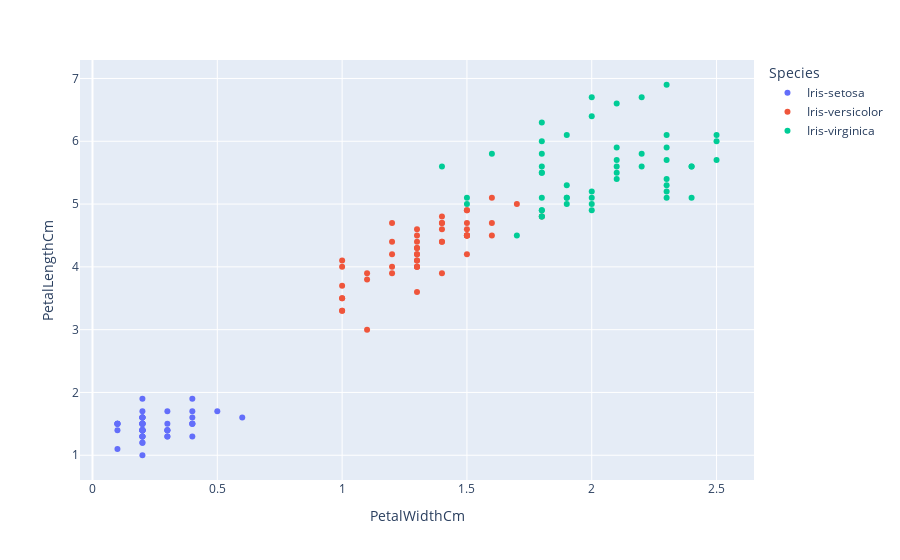

Notebook code for this chart:
### Code cell
#scatter plot according to petal length and width
fig = px.scatter(data, x="PetalWidthCm", y="PetalLengthCm", color="Species")
fig.show()

### Figure 1 — Plotly figure (JSON) as saved in the notebook; plotly's stock layout.template omitted (floating-point values rounded to 4 significant figures)
{"data": [{"hovertemplate": "Species=Iris-setosa<br>PetalWidthCm=%{x}<br>PetalLengthCm=%{y}<extra></extra>", "legendgroup": "Iris-setosa", "marker": {"color": "#636efa", "symbol": "circle"}, "mode": "markers", "name": "Iris-setosa", "orientation": "v", "showlegend": true, "type": "scatter", "x": [0.2, 0.2, 0.2, 0.2, 0.2, 0.4, 0.3, 0.2, 0.2, 0.1, 0.2, 0.2, 0.1, 0.1, 0.2, 0.4, 0.4, 0.3, 0.3, 0.3, 0.2, 0.4, 0.2, 0.5, 0.2, 0.2, 0.4, 0.2, 0.2, 0.2, 0.2, 0.4, 0.1, 0.2, 0.1, 0.2, 0.2, 0.1, 0.2, 0.2, 0.3, 0.3, 0.2, 0.6, 0.4, 0.3, 0.2, 0.2, 0.2, 0.2], "xaxis": "x", "y": [1.4, 1.4, 1.3, 1.5, 1.4, 1.7, 1.4, 1.5, 1.4, 1.5, 1.5, 1.6, 1.4, 1.1, 1.2, 1.5, 1.3, 1.4, 1.7, 1.5, 1.7, 1.5, 1, 1.7, 1.9, 1.6, 1.6, 1.5, 1.4, 1.6, 1.6, 1.5, 1.5, 1.4, 1.5, 1.2, 1.3, 1.5, 1.3, 1.5, 1.3, 1.3, 1.3, 1.6, 1.9, 1.4, 1.6, 1.4, 1.5, 1.4], "yaxis": "y"}, {"hovertemplate": "Species=Iris-versicolor<br>PetalWidthCm=%{x}<br>PetalLengthCm=%{y}<extra></extra>", "legendgroup": "Iris-versicolor", "marker": {"color": "#EF553B", "symbol": "circle"}, "mode": "markers", "name": "Iris-versicolor", "orientation": "v", "showlegend": true, "type": "scatter", "x": [1.4, 1.5, 1.5, 1.3, 1.5, 1.3, 1.6, 1, 1.3, 1.4, 1, 1.5, 1, 1.4, 1.3, 1.4, 1.5, 1, 1.5, 1.1, 1.8, 1.3, 1.5, 1.2, 1.3, 1.4, 1.4, 1.7, 1.5, 1, 1.1, 1, 1.2, 1.6, 1.5, 1.6, 1.5, 1.3, 1.3, 1.3, 1.2, 1.4, 1.2, 1, 1.3, 1.2, 1.3, 1.3, 1.1, 1.3], "xaxis": "x", "y": [4.7, 4.5, 4.9, 4, 4.6, 4.5, 4.7, 3.3, 4.6, 3.9, 3.5, 4.2, 4, 4.7, 3.6, 4.4, 4.5, 4.1, 4.5, 3.9, 4.8, 4, 4.9, 4.7, 4.3, 4.4, 4.8, 5, 4.5, 3.5, 3.8, 3.7, 3.9, 5.1, 4.5, 4.5, 4.7, 4.4, 4.1, 4, 4.4, 4.6, 4, 3.3, 4.2, 4.2, 4.2, 4.3, 3, 4.1], "yaxis": "y"}, {"hovertemplate": "Species=Iris-virginica<br>PetalWidthCm=%{x}<br>PetalLengthCm=%{y}<extra></extra>", "legendgroup": "Iris-virginica", "marker": {"color": "#00cc96", "symbol": "circle"}, "mode": "markers", "name": "Iris-virginica", "orientation": "v", "showlegend": true, "type": "scatter", "x": [2.5, 1.9, 2.1, 1.8, 2.2, 2.1, 1.7, 1.8, 1.8, 2.5, 2, 1.9, 2.1, 2, 2.4, 2.3, 1.8, 2.2, 2.3, 1.5, 2.3, 2, 2, 1.8, 2.1, 1.8, 1.8, 1.8, 2.1, 1.6, 1.9, 2, 2.2, 1.5, 1.4, 2.3, 2.4, 1.8, 1.8, 2.1, 2.4, 2.3, 1.9, 2.3, 2.5, 2.3, 1.9, 2, 2.3, 1.8], "xaxis": "x", "y": [6, 5.1, 5.9, 5.6, 5.8, 6.6, 4.5, 6.3, 5.8, 6.1, 5.1, 5.3, 5.5, 5, 5.1, 5.3, 5.5, 6.7, 6.9, 5, 5.7, 4.9, 6.7, 4.9, 5.7, 6, 4.8, 4.9, 5.6, 5.8, 6.1, 6.4, 5.6, 5.1, 5.6, 6.1, 5.6, 5.5, 4.8, 5.4, 5.6, 5.1, 5.1, 5.9, 5.7, 5.2, 5, 5.2, 5.4, 5.1], "yaxis": "y"}], "layout": {"legend": {"title": {"text": "Species"}, "tracegroupgap": 0}, "margin": {"t": 60}, "xaxis": {"anchor": "y", "domain": [0, 1], "title": {"text": "PetalWidthCm"}}, "yaxis": {"anchor": "x", "domain": [0, 1], "title": {"text": "PetalLengthCm"}}}}
